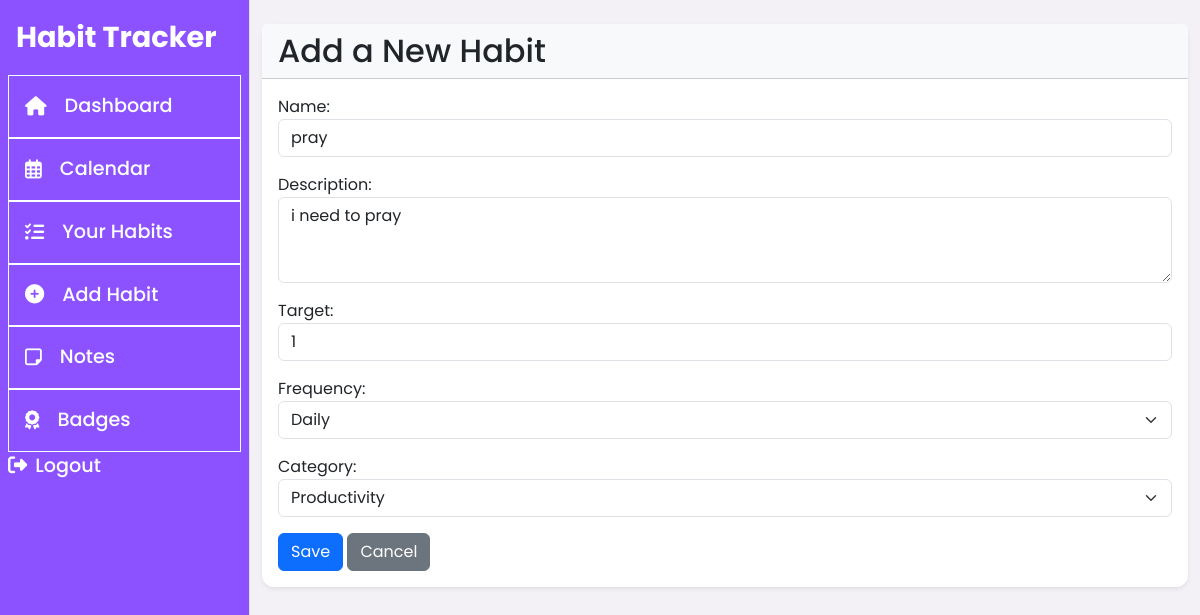
/habits/8/update/ (signed in), run on the app's committed database.
### habits/models.py (models this page shows, shortened)
class Habit(models.Model):
    CATEGORY_CHOICES = [
        ('health', 'Health/Fitness'),
        ('productivity', 'Productivity'),
        ('selfcare', 'Self-Care'),
        ('learning', 'Learning'),
        ('work', 'Work'),
        ('fun', 'Hobbies/Fun'),
    ]
    FREQUENCY_CHOICES = [
        ('daily', 'Daily'),
        ('weekly', 'Weekly'),
        ('custom', 'Custom'),
    ]
    user = models.ForeignKey(User, on_delete=models.CASCADE)
    name = models.CharField(max_length=100)  # e.g. "Drink water"
    description = models.TextField(blank=True)
    target = models.PositiveIntegerField(default=1)  # e.g. "8 glasses/day"
    frequency = models.CharField(max_length=20, choices=FREQUENCY_CHOICES, default='daily')
    category = models.CharField(max_length=50, choices=CATEGORY_CHOICES, blank=True)
    creation_date = models.DateTimeField(auto_now_add=True)
    is_template = models.BooleanField(default=False)  # For admin-curated templates
    created_by_admin = models.ForeignKey(
        User,
        on_delete=models.SET_NULL,
        null=True,
        blank=True,
        related_name='admin_habits'
    )

### habits/views.py (the view)
# urls.py: path('<int:pk>/update/', login_required(views.habit_update), name='habit_update'),
@login_required
def habit_update(request, pk):
    habit = get_object_or_404(Habit, pk=pk, user=request.user)
    if request.method == 'POST':
        form = HabitForm(request.POST, instance=habit)
        if form.is_valid():
            form.save()
            messages.success(request, 'Habit updated successfully!')
            return redirect('habits:dashboard')
    else:
        form = HabitForm(instance=habit)
    return render(request, 'habits/add_habit.html', {'form': form})

### habits/forms.py (shortened to what this page needs)
class HabitForm(forms.ModelForm):
    class Meta:
        model = Habit
        fields = ['name', 'description', 'target', 'frequency','category']  # Fields to show in the form
        widgets = {
            'name': forms.TextInput(attrs={'class': 'form-control'}),  # Bootstrap styling
            'description': forms.Textarea(attrs={'rows': 3, 'class': 'form-control'}),
            'target': forms.NumberInput(attrs={'class': 'form-control'}),
            'frequency': forms.Select(attrs={'class': 'form-select'}),
            'category': forms.Select(attrs={'class': 'form-select'}),
        }
    def __init__(self, *args, **kwargs):
        self.user = kwargs.pop('user', None)
        super().__init__(*args, **kwargs)

### habits/templates/habits/add_habit.html (shortened to what this page needs)
{% extends 'habits/base.html' %}
{% block content %}
<section class="py-4">
    <div class="card shadow-sm">
        <div class="card-header bg-light">
            <h2 class="mb-0">Add a New Habit</h2>
        </div>
        <div class="card-body">
<form method="post">
    {{ form.as_p }}
    <button type="submit" class="btn btn-primary">Save</button>
     <a href="{% url 'habits:dashboard' %}" class="btn btn-secondary">Cancel</a>
     </form>
 </div>
</div>
</section>
{% endblock %}

### habits/static/css/styles.css (style rules this page uses)
body { font-family: 'Poppins', sans-serif; background-color: #f3f1f5; color: #333; }
.card { border: none; border-radius: 12px; box-shadow: 0 0 10px rgba(0, 0, 0, 0.05); }

### data on the page
Habit: name "pray", description "i need to pray", target "1", frequency "Daily", category "Productivity"
